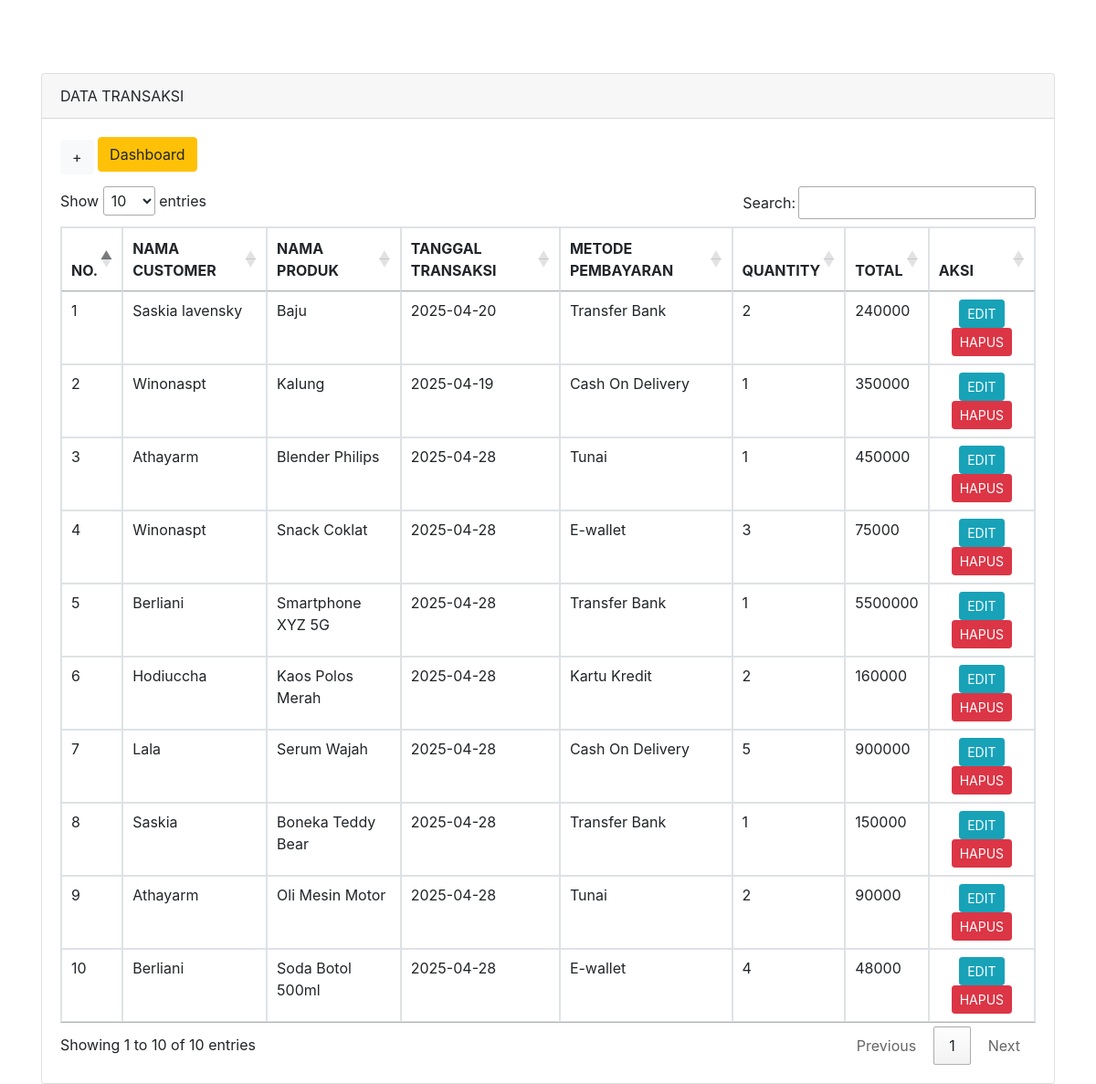
Page /transaksi/index.php on the committed database.
### tables this page shows
CREATE TABLE `transaksi` (
  `id` int NOT NULL,
  `nama_customer` varchar(255) DEFAULT NULL,
  `nama_produk` varchar(255) DEFAULT NULL,
  `tanggal_transaksi` date DEFAULT NULL,
  `metode_pembayaran` varchar(255) DEFAULT NULL,
  `quantity` int DEFAULT NULL,
  `total` int DEFAULT NULL
);

### transaksi/index.php (the view, shortened to what this page needs)
<!doctype html>
<html lang="en">
  <head>
    <link rel="stylesheet" href="https://stackpath.bootstrapcdn.com/bootstrap/4.4.1/css/bootstrap.min.css">
    <link rel="stylesheet" href="//cdn.datatables.net/1.10.20/css/jquery.dataTables.min.css">
  </head>
  <body>
    <div class="container" style="margin-top: 80px">
      <div class="row">
        <div class="col-md-12">
          <div class="card">
            <div class="card-header">
              DATA TRANSAKSI
            </div>
            <div class="card-body">
              <a href="tambah-transaksi.php" class="btn btn-md btn-light" style="margin-bottom: 10px">+</a>
              <a href="../index.php" class="btn btn-warning mb-3">Dashboard</a>
              <table class="table table-bordered" id="myTable">
                <thead>
                  <tr>
                   <th scope="col">NO.</th>
                   <th scope="col">NAMA CUSTOMER</th>
                   <th scope="col">NAMA PRODUK</th>
                    <th scope="col">TANGGAL TRANSAKSI</th>
                    <th scope="col">METODE PEMBAYARAN</th>
                    <th scope="col">QUANTITY</th>
                    <th scope="col">TOTAL</th>
                    <th scope="col">AKSI</th>
                  </tr>
                </thead>
                <tbody>
                  <?php
                      include('../koneksi.php');
                      $no = 1;
                      $query = mysqli_query($koneksi, "SELECT * FROM transaksi");
                      while($row = mysqli_fetch_array($query)){
                  ?>
                  <tr>
                      <td><?php echo $no++ ?></td>
                      <td><?php echo $row['nama_customer'] ?></td>
                      <td><?php echo $row['nama_produk'] ?></td>
                      <td><?php echo $row['tanggal_transaksi'] ?></td>
                      <td><?php echo $row['metode_pembayaran'] ?></td>
                      <td><?php echo $row['quantity'] ?></td>
                      <td><?php echo $row['total'] ?></td>
                      <td class="text-center">
                      <a href="edit-transaksi.php?id=<?php echo $row['id']; ?>" class="btn btn-sm btn-info">EDIT</a>
                      <a href="hapus-transaksi.php?id=<?php echo $row['id']; ?>" class="btn btn-sm btn-danger" onclick="return confirm('Yakin ingin menghapus transaksi ini?')">HAPUS</a>
                      </td>
                  </tr>
                  <?php } ?>
                </tbody>
              </table>
            </div>
          </div>
      </div>
    </div>
  </body>
</html>

### rows in the picture
transaksi: nama_customer "Saskia lavensky", nama_produk "Baju", tanggal_transaksi "2025-04-20", metode_pembayaran "Transfer Bank", quantity "2", total "240000"
transaksi: nama_customer "Winonaspt", nama_produk "Kalung", tanggal_transaksi "2025-04-19", metode_pembayaran "Cash On Delivery", quantity "1", total "350000"
transaksi: nama_customer "Athayarm", nama_produk "Blender Philips", tanggal_transaksi "2025-04-28", metode_pembayaran "Tunai", quantity "1", total "450000"
transaksi: nama_customer "Winonaspt", nama_produk "Snack Coklat", tanggal_transaksi "2025-04-28", metode_pembayaran "E-wallet", quantity "3", total "75000"
transaksi: nama_customer "Berliani", nama_produk "Smartphone XYZ 5G", tanggal_transaksi "2025-04-28", metode_pembayaran "Transfer Bank", quantity "1", total "5500000"
transaksi: nama_customer "Hodiuccha", nama_produk "Kaos Polos Merah", tanggal_transaksi "2025-04-28", metode_pembayaran "Kartu Kredit", quantity "2", total "160000"
transaksi: nama_customer "Lala", nama_produk "Serum Wajah", tanggal_transaksi "2025-04-28", metode_pembayaran "Cash On Delivery", quantity "5", total "900000"
transaksi: nama_customer "Saskia", nama_produk "Boneka Teddy Bear", tanggal_transaksi "2025-04-28", metode_pembayaran "Transfer Bank", quantity "1", total "150000"
transaksi: nama_customer "Athayarm", nama_produk "Oli Mesin Motor", tanggal_transaksi "2025-04-28", metode_pembayaran "Tunai", quantity "2", total "90000"
transaksi: nama_customer "Berliani", nama_produk "Soda Botol 500ml", tanggal_transaksi "2025-04-28", metode_pembayaran "E-wallet", quantity "4", total "48000"
